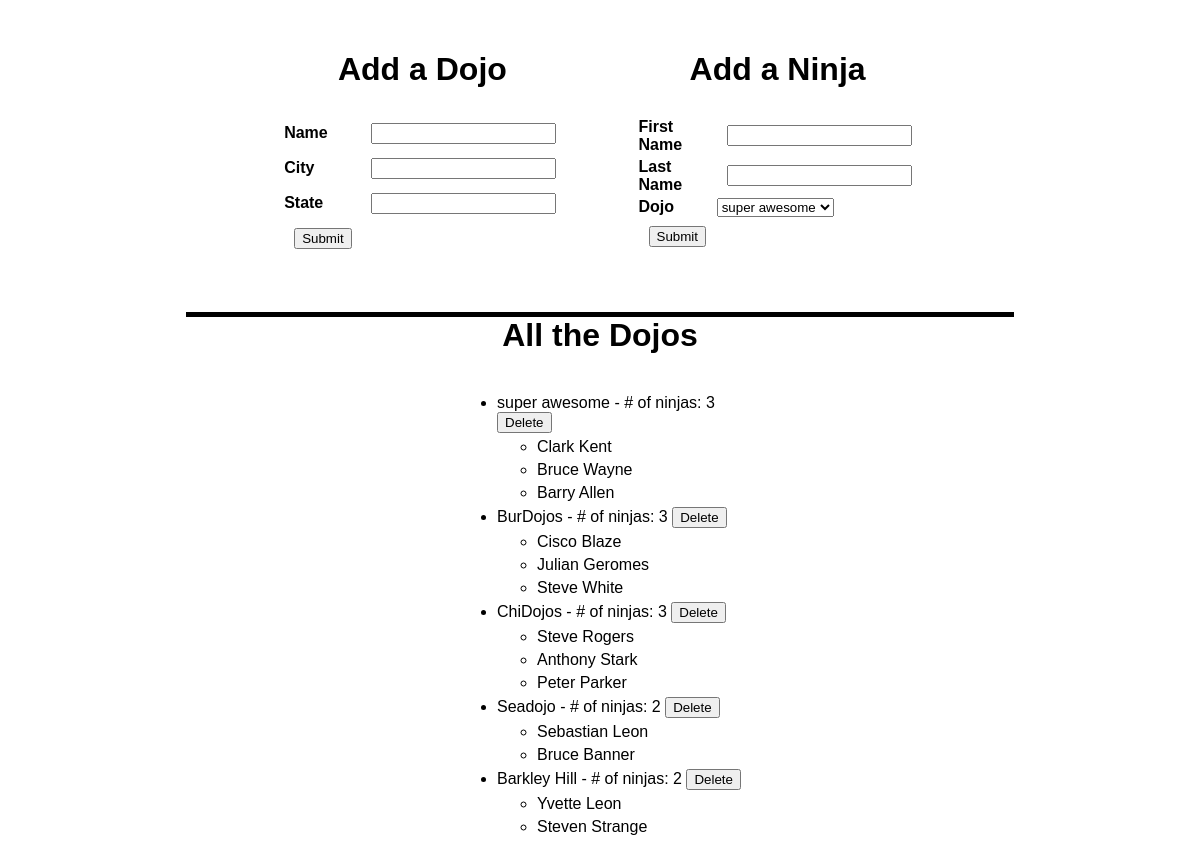
Before: / with the older database file.
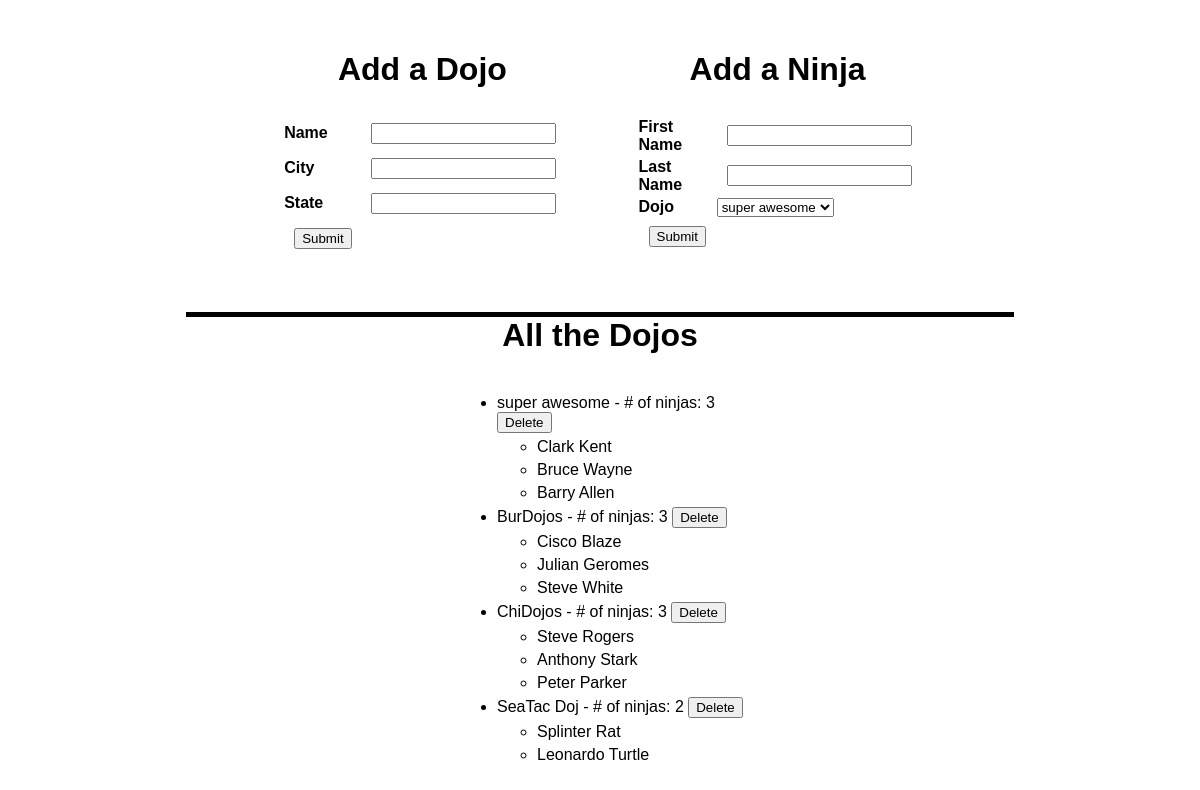
After: the same page with the newer database file.
### dojo_ninjas_app/models.py (models this page shows)
class dojos(models.Model):
    name = models.CharField(max_length=255)
    city = models.CharField(max_length=255)
    state = models.CharField(max_length=255)
    desc = models.TextField()

class ninjas(models.Model):
    first_name=models.CharField(max_length=255)
    last_name=models.CharField(max_length=255)
    dojo = models.ForeignKey(dojos, related_name= "ninjas", on_delete = models.CASCADE)

### dojo_ninjas_app/views.py (the view)
# urls.py: path('', views.index),
def index(request):
    context = {
        'dojos': dojos.objects.all(),
        'ninjas': ninjas.objects.all(),
    }
    return render(request, 'index.html',context)

### dojo_ninjas_app/templates/index.html (shortened to what this page needs)
<!DOCTYPE html>
<html lang="en">
<head>
    {% load static %}
    <link rel="stylesheet" href="{% static 'css/style.css' %}">
</head>
<body>
    <div id="canvas">
        <div id="top_section">
            <div class="input_block">
                <h1>Add a Dojo</h1>
                <form action="/dojos/" method="POST">
                    <table>
                        <tr>
                            <th><label>Name</label></th>
                            <th><input type="text" name="name"></th>
                        </tr>
                        <tr>
                            <th><label>City</label></th>
                            <th><input type="text" name="city"></th>
                        </tr>
                        <tr>
                            <th><label>State</label></th>
                            <th><input type="text" name="state"></th>
                        </tr>
                        <tr>
                            <th><input type="submit"></th>
                        </tr>
                    </table>
                </form>
            </div>
            <div class="input_block">
                <h1>Add a Ninja</h1>
                <form action="/ninjas/" method="POST">
                    <table>
                        <tr>
                            <th><label>First Name</label></th>
                            <th><input type="text" name="first_name"></th>
                        </tr>
                        <tr>
                            <th><label>Last Name</label></th>
                            <th><input type="text" name="last_name"></th>
                        </tr>
                        <tr>
                            <th><label>Dojo</label></th>
                            <th>
                                <select name="dojo">
                                    {% for dojo in dojos %}
                                        <option value={{dojo.id}}>{{dojo.name}}</option>
                                    {% endfor %}
                                </select>
                            </th>
                        </tr>
                        <tr>
                            <th><input type="submit"></th>
                        </tr>
                    </table>
                </form>
            </div>
        </div>
        <h1 id="dojo_header">All the Dojos</h1>
        <div id="dojo_list">
            <ul>
                {% for dojo in dojos%}
                    <li>{{dojo.name}} - # of ninjas: {{dojo.ninjas.count}} <a href="/delete/{{dojo.id}}/"><button>Delete</button></a> </li>
                        <ul>
                    {% for student in dojo.ninjas.all %}
                        <li>{{student.first_name}} {{student.last_name}}</li>
                    {% endfor%}
                    </ul>
                {% endfor %}
            </ul>
        </div>
    </div>
</body>
</html>

### dojo_ninjas_app/static/css/style.css (style rules this page uses)
* { font-family: Arial, Helvetica, sans-serif; }
#canvas { margin: 20px auto; text-align: center; }
#top_section { vertical-align: top; width: 60%; display: flex; margin: 20px auto; }
.input_block { display: inline-block; width: 40%; margin: 10px auto; }
#dojo_header { text-align: center; border-top: 5px solid black; width: 70%; margin: 40px auto; }
a { width: 50%; }
input { margin: 5px; margin-left: 10px; }
.input_block > h1 { width: 100%; display: inline-block; }
table { vertical-align: top; text-align: left; margin: 5px auto; }
#dojo_list { text-align: left; width: 25%; margin: auto; }
li { width: 100%; margin: 5px; }
ul { margin: 5px 50; }

Changed rows visible on the page:
removed dojos: name "Seadojo", ninjas.count "2"
removed ninjas: first_name "Sebastian", last_name "Leon", shown under "Seadojo"
removed ninjas: first_name "Bruce", last_name "Banner", shown under "Seadojo"
removed dojos: name "Barkley Hill", ninjas.count "2"
removed ninjas: first_name "Yvette", last_name "Leon", shown under "Barkley Hill"
removed ninjas: first_name "Steven", last_name "Strange", shown under "Barkley Hill"
added dojos: name "SeaTac Doj", ninjas.count "2"
added ninjas: first_name "Splinter", last_name "Rat", shown under "SeaTac Doj"
added ninjas: first_name "Leonardo", last_name "Turtle", shown under "SeaTac Doj"
